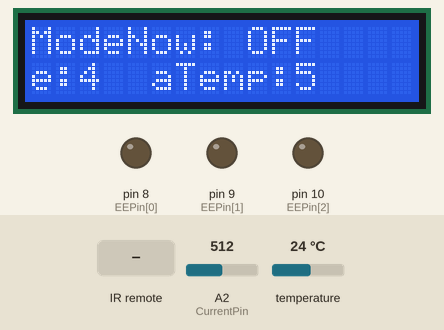
Recording of a sketch running on a simulated Arduino Uno, built with avr-gcc and run on an emulated ATmega328P. Shown: 16×2 character LCD, output pins drawn as LEDs (lit = HIGH). The inputs (shaded band) are chosen by the test bench; at power-on: A2 (CurrentPin) = 512, temperature 24 °C.

Above: at 1.2 s.
1.3 s: infrared code 0xFFE01F received
At 2.6 s:
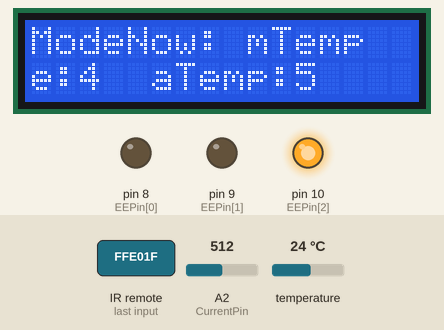
3.1 s: infrared code 0xFF7A85 received
At 3.9 s:
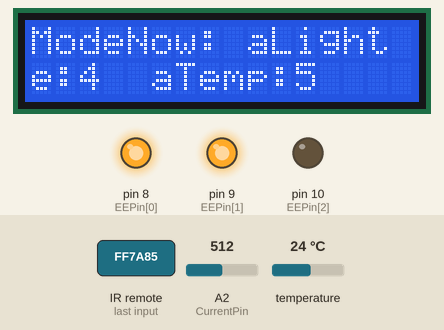
4.7 s: infrared code 0xFF10EF received
At 5.3 s:
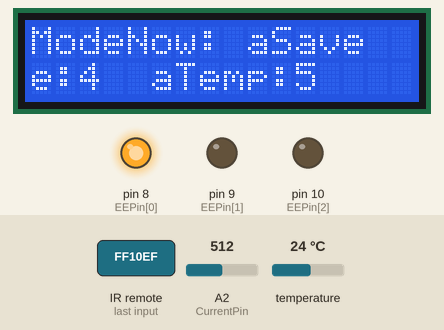
6.3 s: infrared code 0xFF18E7 received
At 6.7 s:
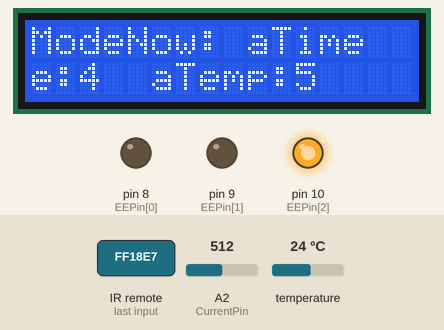
10.0 s: infrared code 0xFF30CF received
At 10.6 s:
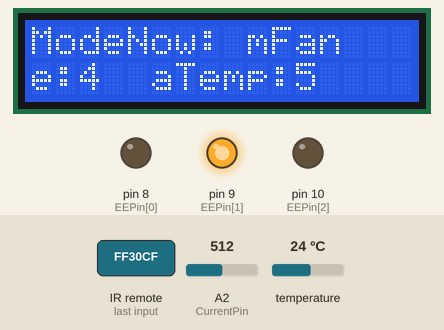
11.7 s: infrared code 0xFF38C7 received
At 13.2 s:
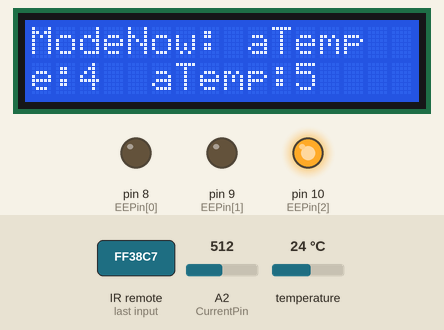
Timing chart, 0 to 14.3 s (numbered marks = the images above; inputs shaded):
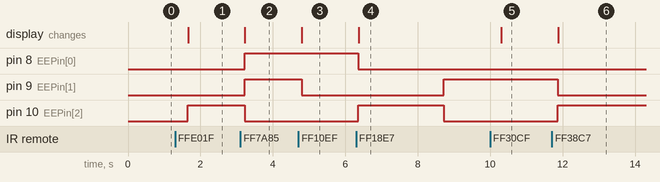

Measured:
- after the input at 1.3 s, pin 10 (EEPin[2]): LOW → HIGH after 0.35 s; the display: changes after 0.36 s (image 1)
- after the input at 3.1 s, pin 8 (EEPin[0]), pin 9 (EEPin[1]): LOW → HIGH after 0.12 s; pin 10 (EEPin[2]): HIGH → LOW after 0.12 s; the display: changes after 0.13 s (image 2)
- after the input at 4.7 s, pin 9 (EEPin[1]): HIGH → LOW after 0.09 s; the display: changes after 0.10 s (image 3)
- after the input at 6.3 s, pin 8 (EEPin[0]): HIGH → LOW after 0.06 s; pin 9 (EEPin[1]): LOW → HIGH after 2.4 s; pin 10 (EEPin[2]): LOW → HIGH after 0.06 s, → LOW 2.4 s later; the display: changes after 0.07 s (image 4)
- after the input at 10.0 s, the display: changes after 0.30 s (image 5)
- after the input at 11.7 s, pin 9 (EEPin[1]): HIGH → LOW after 0.16 s; pin 10 (EEPin[2]): LOW → HIGH after 0.16 s; the display: changes after 0.17 s (image 6)

The sketch:

Digital_sendor_test.ino
```cpp
//Testing on temperature sensing and LCD display
#include <LiquidCrystal.h>    //LCD library
#include <OneWire.h>          //sensing library
#include <DallasTemperature.h>//sensing library
#include <IRremote.h>         //IR remote control library

//Temperature sensing initialization
#define ONE_WIRE_BUS 6 //sigital sensor is connected with Pin D6
OneWire oneWire (ONE_WIRE_BUS);
DallasTemperature sensors (&oneWire);
//LCD intialization
LiquidCrystal lcd(12, 11, 5, 4, 3, 2);//LCD object to control LCD

int settemp = 23;    //Initialize temperature setting to 23 degree
int mode = 9;        //Initialize Mode to be OFF
int fan = 0;         //Initialize fan to be OFF
int screen = 0;      //Initialize screen to 0
int timer = 0;       //Initialize timer for timing mode, change fan each second

const int EEPin[3] = {8,9,10};    //set Communication Pins Array to 8,9,10
const int CurrentPin = 2;    //set DC current reading A2
int data[10] = {0};       //variable to store the value read
int index = 0;       //variable to store the times of reading
float finalcurrent = 0; //variable to store final current value calculated in 10 cycles

//IR remote setting
const int receiver = 13;          //set IR remote Control Pin to Pin 13
IRrecv irrecv(receiver);           // create instance of 'irrecv'
decode_results results;            // create instance of 'decode_results'

void setup()
{
  //Setup LCD: Turnoff & screen0 defalut
  lcd.begin(40,7); //setup LCD's number of rows and cols
  lcd.setCursor(0,0);
  lcd.print("ModeNow: OFF");
  lcd.setCursor(-4,1);
  lcd.print("mTemp:0   mFan:1");
  lcd.setCursor(-4,2);
  lcd.print("aTime:2 aLight:3");
  lcd.setCursor(-4,3);
  lcd.print("aSave:4  aTemp:5");

  //Setup serial
  Serial.begin(9600);
  sensors.begin();      //start sensor
  irrecv.enableIRIn();  // Start the IR receiver

}


void loop()
{
  //Read DC current of System Current Transducer
  ReadDCCurrent();
  //set pin mode to communicate with EE
  pinMode (EEPin[0], OUTPUT);
  pinMode (EEPin[1], OUTPUT);
  pinMode (EEPin[2], OUTPUT);

  //get temperature of the environment
  sensors.requestTemperatures();
  float currenttemp = sensors.getTempCByIndex(0);

  //IR Remote control and command operation with EE
  if (irrecv.decode(&results)) // have we received an IR signal?
  {
    translateIR(mode, currenttemp);
    irrecv.resume(); // receive the next value
  }

  //Timer motivation
  if(mode==2)
  {
    if(timer==1000)
    {
     if(fan == 3){fan=0;}
     else {fan++;}
    }
    MotivateFan();
  }

  //Print message on LCD
  PrintOnLCD(mode,currenttemp);

  //update timer
  if (timer<1000){timer+=100;}
  else {timer=0;}
}

void ReadDCCurrent()
{
  data[index] = analogRead(CurrentPin);
  delay(10);
  index++;
  data[index] = analogRead(CurrentPin);
  if (index<9){index++;}
  else
  {
    index = 0;
    int sum=0; for(int i=0; i<10; i++){sum+=data[i];}
    finalcurrent = (sum/10-513.25)/63.75;
    if (finalcurrent<0){finalcurrent=0;}
    //Serial.println(finalcurrent);
  }
}

void translateIR(int& mode, float currenttemp)//operation with EE and change Mode
{
  switch(results.value)
  {
    case 0xFFC23D: //PLAY/PAUSE, OFF MODE, message 000 (OFF)
      mode = 9;
      digitalWrite(EEPin[0],LOW);digitalWrite(EEPin[1],LOW);digitalWrite(EEPin[2],LOW);
      break;

    case 0xFFE01F: //VOL-, Manual Temp Mode, turn down temp setting
      if (mode == 1)
      {
        if (fan!=0){fan--;}
        MotivateFan();
      }
      else  {settemp--;TempControl(currenttemp, mode);mode=0;}//default: manual temp
      break;

    case 0xFFA857: //VOL+, Manual Temp Mode, turn up temp setting
      if (mode == 1)
      {
        if (fan!=3){fan++;}
        MotivateFan();
      }
      else  {settemp++;TempControl(currenttemp, mode);mode=0;}//default: manual temp
      break;

    case 0xFF6897: //0, Manual Temp Control
      mode = 0;
      MotivateFan();
      break;

    case 0xFF30CF: //1, Manual Fan Control
      mode = 1;
      MotivateFan();
      break;

    case 0xFF18E7: //2, Time Auto Mode, message 101(TIME)
      mode = 2;
      //fan will be motivated in the end of the loop
      break;

    case 0xFF7A85: //3, Light Auto Mode, message 110 (LIGHT)
      mode = 3;
      digitalWrite(EEPin[0],HIGH);digitalWrite(EEPin[1],HIGH);digitalWrite(EEPin[2],LOW);
      break;

    case 0xFF10EF: //4, Energy Saving, message 100 (saving)
      mode = 4;
      digitalWrite(EEPin[0],HIGH);digitalWrite(EEPin[1],LOW);digitalWrite(EEPin[2],LOW);
      break;

    case 0xFF38C7: //5, Temp Auto Mode, use function to send message
      mode = 5;
      TempControl(currenttemp, mode);
      break;

    case 0xFF22DD: //PREV, screen 0 to choose screen
      screen = 0;
      MotivateFan();
      break;

    case 0xFF02FD: //NEXT, screen 1 to choose screen
      screen = 1;
      MotivateFan();
      break;
  }

}

void MotivateFan()
{
  if (fan == 3) //message 011 (HIGH)
    {digitalWrite(EEPin[0],LOW);digitalWrite(EEPin[1],HIGH);digitalWrite(EEPin[2],HIGH);}
  else if (fan == 2)//message 010 (MID)
    {digitalWrite(EEPin[0],LOW);digitalWrite(EEPin[1],HIGH);digitalWrite(EEPin[2],LOW);}
  else if (fan == 1)//message 001 (LOW)
    {digitalWrite(EEPin[0],LOW);digitalWrite(EEPin[1],LOW);digitalWrite(EEPin[2],HIGH);}
  else if (fan == 0)//message 000 (OFF)
    {digitalWrite(EEPin[0],LOW);digitalWrite(EEPin[1],LOW);digitalWrite(EEPin[2],LOW);}
}

void TempControl(float currenttemp, int mode)
{
  float reference;

  if (mode == 0){reference = settemp;}
  else if(mode == 5){reference = 22.5;}//use 22.5 as auto mode reference

  float diff = currenttemp-reference;
  if (diff>=4)       {fan = 3;}//message 011 (HIGH)
  else if (diff>=2)  {fan = 2;}//message 010 (MID)
  else if (diff>=0)  {fan = 1;}//message 001 (LOW)
  else               {fan = 0;}//message 000 (OFF)

  MotivateFan();
}


void PrintOnLCD(int mode, float temperature)
{
  lcd.clear();
  lcd.setCursor(0,0);
  if (mode == 9){lcd.print("ModeNow: OFF");}
  else if (mode == 0){lcd.print("ModeNow: mTemp");}
  else if (mode == 1){lcd.print("ModeNow: mFan");}
  else if (mode == 2){lcd.print("ModeNow: aTime");}
  else if (mode == 3){lcd.print("ModeNow: aLight");}
  else if (mode == 4){lcd.print("ModeNow: aSave");}
  else if (mode == 5){lcd.print("ModeNow: aTemp");}

  if (screen == 0) {PrintModeChoice(mode);}
  else if (screen ==1 ){PrintStatus(mode, temperature);}
}

void PrintModeChoice(int mode)
{
  lcd.setCursor(-4,1);
  lcd.print("mTemp:0   mFan:1");
  lcd.setCursor(-4,2);
  lcd.print("aTime:2 aLight:3");
  lcd.setCursor(-4,3);
  lcd.print("aSave:4  aTemp:5");
}

void PrintStatus(int mode, float temperature)
{
  lcd.setCursor(-4,1);
  if(mode==0||mode == 9)
  {
    lcd.print("Temp Set: ");
    lcd.print(settemp);
  }
  else if (mode == 1||mode==2)
  {
    if(fan==0){lcd.print("Fan Set: OFF");}
    else if(fan==1){lcd.print("Fan Set: LOW");}
    else if(fan==2){lcd.print("Fan Set: MID");}
    else if(fan==3){lcd.print("Fan Set: HIGH");}
  }
  //else if (mode == 2){lcd.print("Time Counting...");}
  else if (mode == 3){lcd.print("Light Coming....");}
  else if (mode == 4){lcd.print("Energy Saving...");}
  else if (mode == 5){lcd.print("Temperature Auto");}


  lcd.setCursor(-4,2);
  lcd.print ("Temp Now: ");
  lcd.print(temperature);
  lcd.setCursor(-4,3);
  lcd.print("DC current: ");
  lcd.print(finalcurrent);
}
```
